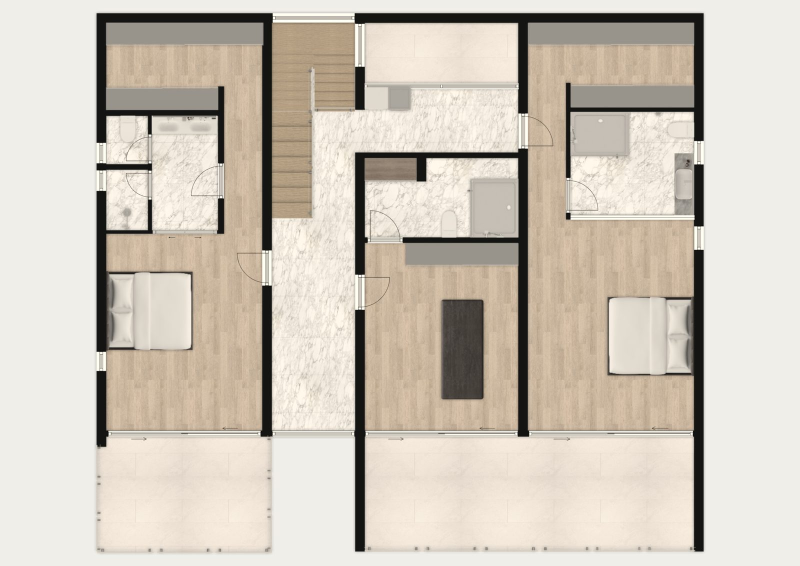
#> input picture images/plan/first-floor-1600.jpg, 1600 x 1132 px, given in place of Ground-floor_4K.png, which was not available (shown at 1/2 size)
$ python process-plan.py
#> lines starting #> are read from the running program, lines starting #| are printed output that depends on the picture; after the words box and inside, x2 and y2 are one past the last pixel; in counts of white or black regions, pixels touching at a corner belong together; pictures that were not available may be replaced by others from this repository, and a replacement may not be noted
#!/usr/bin/env python3
"""
AETHON — floor-plan render processor (tooling, NOT part of the site).

Mutes a saturated architectural floor render into the stone/olive palette and
collapses the pool's blue to pale water (the no-blue guardrail), while keeping
the transparent margin around the plan. Then writes the web assets the page
serves via <picture>: AVIF + WebP (both with alpha, so the plan floats on the
page's --bg-soft and adapts to Daylight/Afterglow) + a JPEG fallback composited
on the day stone, at 800w and 1600w, full √2 ratio (no crop).

Raw 4K masters are NOT committed (see images/README.md — they're large and only
needed to regenerate). Drop them at images/plan/<Ground|First>-floor_4K.png and:
    pip install pillow numpy        # AVIF support ships with modern Pillow
    python scripts/process-plan.py
Outputs overwrite images/plan/{ground,first}-floor-{800,1600}.{avif,webp,jpg},
which is exactly what index.html already references — no markup change needed.
"""
import numpy as np
from PIL import Image

OUT = "images/plan"
BG_SOFT = (240, 238, 232)            # --bg-soft (day): the JPEG fallback is flattened onto this
RATIO = 1600 / 1132                  # the page frame's √2 aspect (aspect-ratio: 1600/1132)
JOBS = [("images/plan/Ground-floor_4K.png", "ground-floor"),
        ("images/plan/First-floor_4K.png",  "first-floor")]
SIZES = (1600, 800)


def mute(im):
    """Saturated RGBA render -> muted stone/olive RGBA, pool-blue drained to pale water."""
    im = im.convert("RGBA")
    rgba = np.asarray(im).astype(float)
    alpha = rgba[..., 3]
#> alpha: shape (1132, 1600) float64; every value is 255
    hsv = np.asarray(Image.fromarray(rgba[..., :3].astype("uint8"), "RGB").convert("HSV")).astype(float)
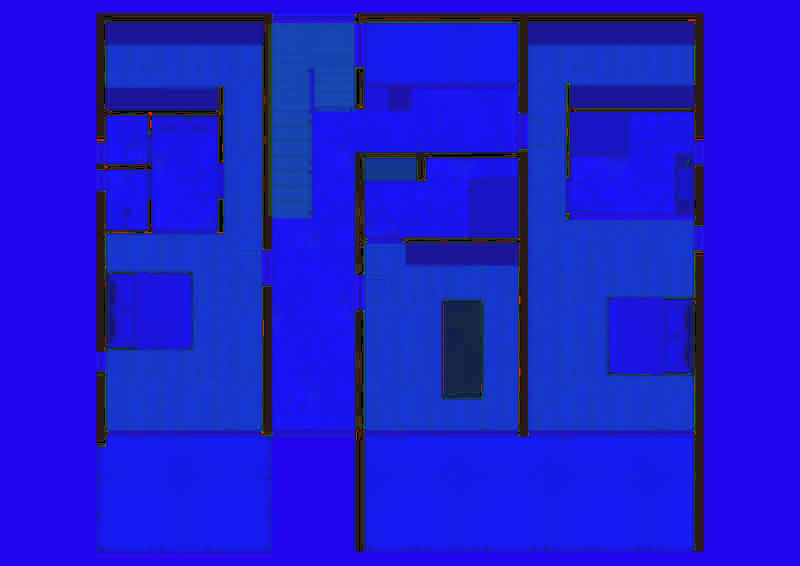
#> hsv: shape (1132, 1600, 3) float64 (shown at 1/2 size); mean R, G, B 28.4, 27, 207.5
    H, S, V = hsv[..., 0], hsv[..., 1], hsv[..., 2]
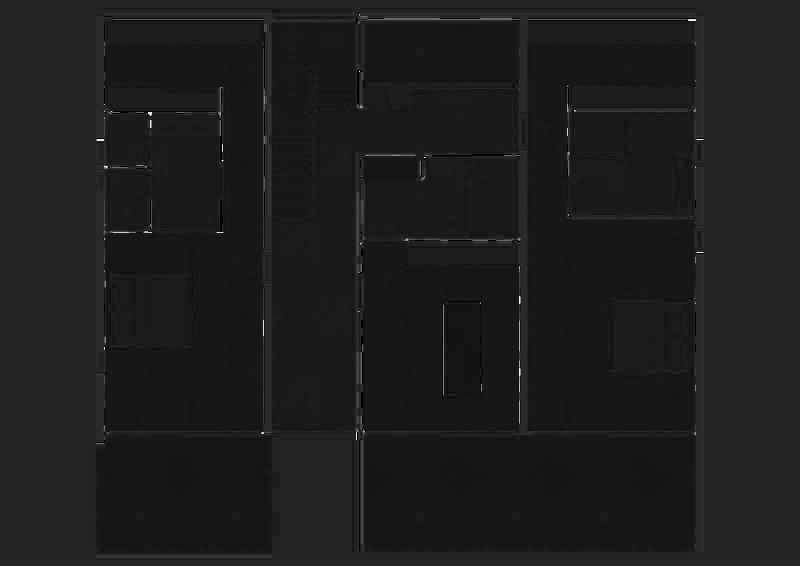
#> H: shape (1132, 1600) float64 (shown at 1/2 size); min 0, max 250, mean 28.4
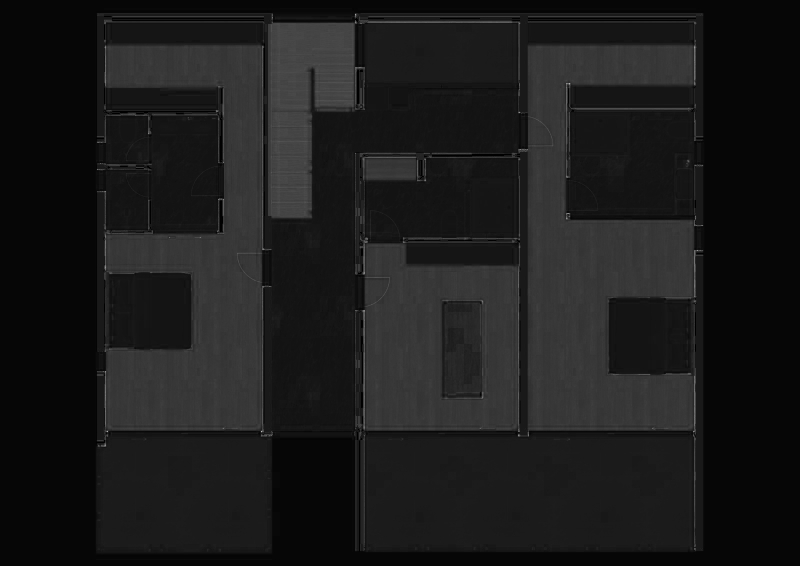
#> S: shape (1132, 1600) float64 (shown at 1/2 size); min 0, max 255, mean 27
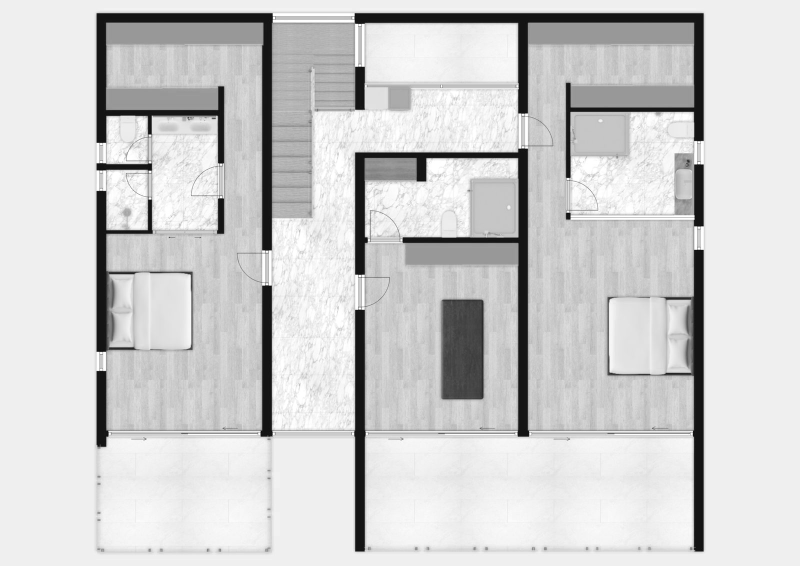
#> V: shape (1132, 1600) float64 (shown at 1/2 size); min 1, max 255, mean 207.5

    blue = (H >= 115) & (H <= 185) & (S > 35)                       # cyan→blue pool, never the green lawn
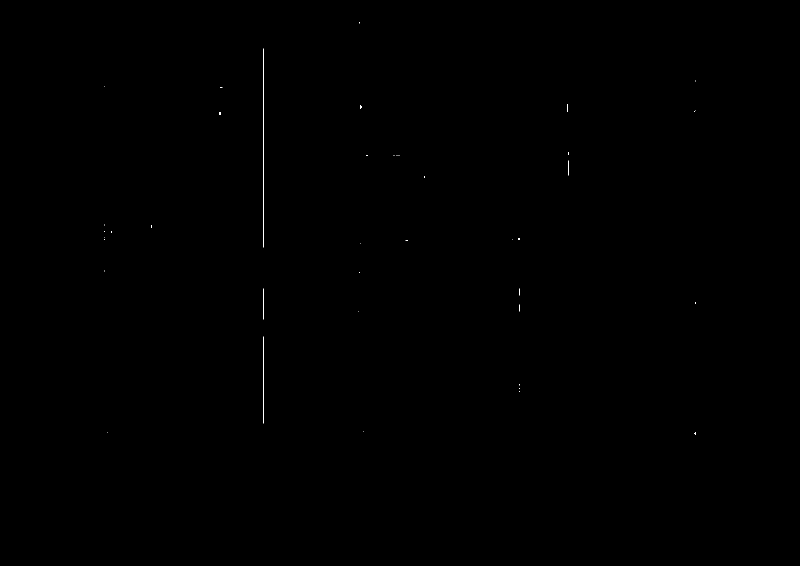
#> blue: shape (1132, 1600) bool (shown at 1/2 size); 0.05% white in thin lines or dots, all inside (x1, y1, x2, y2) = (208, 44, 1392, 870)
    S2 = np.where(blue, S * 0.08, S * 0.30)                        # global desaturation; pool nearly drained
    V2 = np.where(blue, np.clip(V * 0.88 + 36, 0, 255), V * 0.95 + 20)  # gentle lift; pool a touch paler
    hsv2 = np.stack([H, np.clip(S2, 0, 255), np.clip(V2, 0, 255)], -1).astype("uint8")
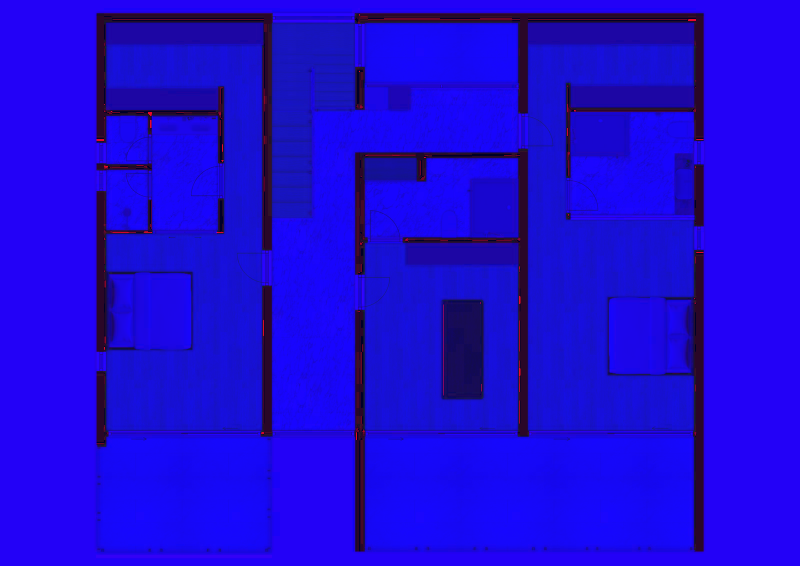
#> hsv2: shape (1132, 1600, 3) (shown at 1/2 size); mean of channels 0, 1, 2 28.4, 7.6, 216.6; drawn as R, G, B

    rgb = np.asarray(Image.fromarray(hsv2, "HSV").convert("RGB")).astype(float)
    rgb[..., 0] *= 1.035                                           # warm tint toward stone
    rgb[..., 2] *= 0.95
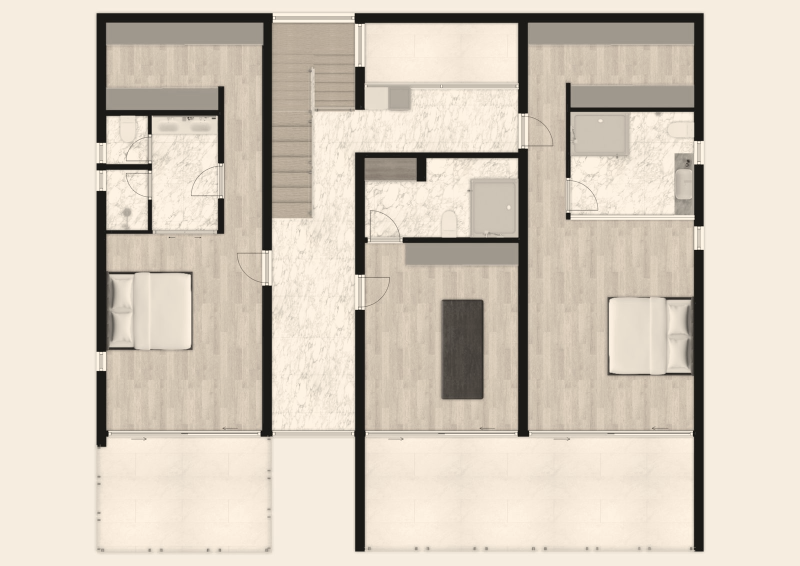
#> rgb: shape (1132, 1600, 3) float64 (shown at 1/2 size); mean of channels 0, 1, 2 224.2, 214.1, 200; drawn with min black and max white
    rgb = np.clip(rgb, 0, 255)
    return Image.fromarray(np.dstack([rgb, alpha]).astype("uint8"), "RGBA")


def main():
    for src, slug in JOBS:
        master = mute(Image.open(src))
        for w in SIZES:
            h = round(w / RATIO)
            r = master.resize((w, h), Image.LANCZOS)
            r.save(f"{OUT}/{slug}-{w}.avif", "AVIF", quality=56)
            r.save(f"{OUT}/{slug}-{w}.webp", "WEBP", quality=76, method=6)
            flat = Image.new("RGBA", r.size, BG_SOFT + (255,))
            flat.alpha_composite(r)
            flat.convert("RGB").save(f"{OUT}/{slug}-{w}.jpg", "JPEG",
                                     quality=82, optimize=True, progressive=True)
            print(f"  {slug}-{w}: {w}x{h}  avif+webp(alpha) + jpg(flattened)")


if __name__ == "__main__":
#> (the run stopped early here; a loop or call above may not have finished)

$ run again, on images/plan/ground-floor-1600.jpg
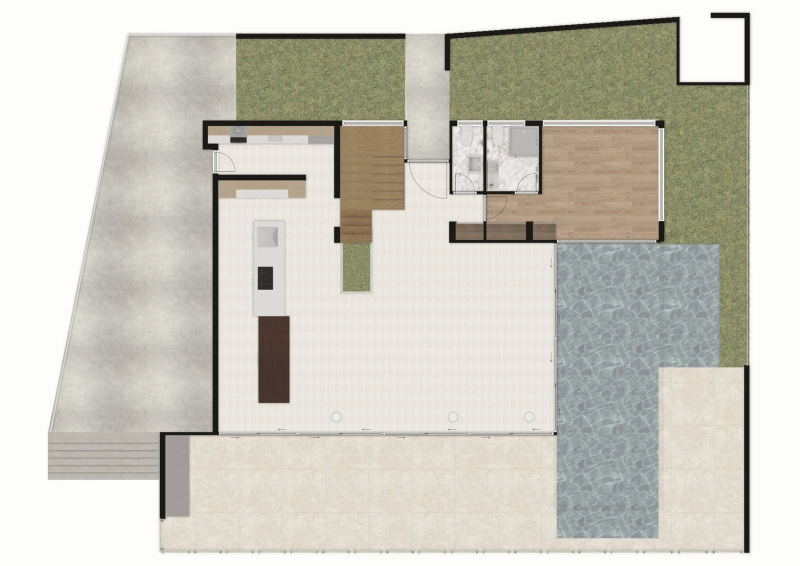
#> input picture images/plan/ground-floor-1600.jpg, 1600 x 1132 px, given in place of Ground-floor_4K.png, which was not available (shown at 1/2 size)
#> alpha: shape (1132, 1600) float64; every value is 255
#> blue: shape (1132, 1600) bool; 0% white in thin lines or dots, all inside (x1, y1, x2, y2) = (433, 270, 971, 386)
#> in mute, `hsv2 = np.stack([H, np.clip(S2, 0, 255), np.clip(V2, 0, 255)], -1).ast..`:
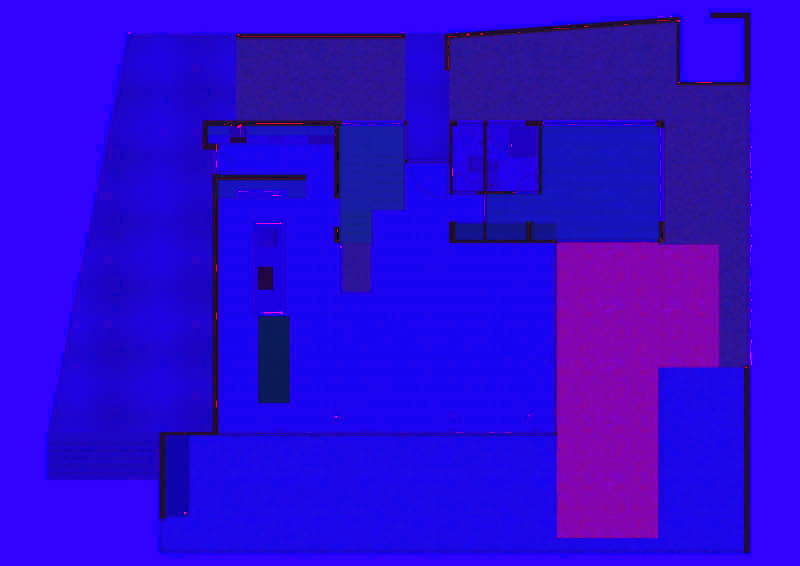
#> hsv2: shape (1132, 1600, 3) (shown at 1/2 size); mean of channels 0, 1, 2 43.9, 6.4, 212.8; drawn as R, G, B
#> in mute, `rgb[..., 2] *= 0.95`:
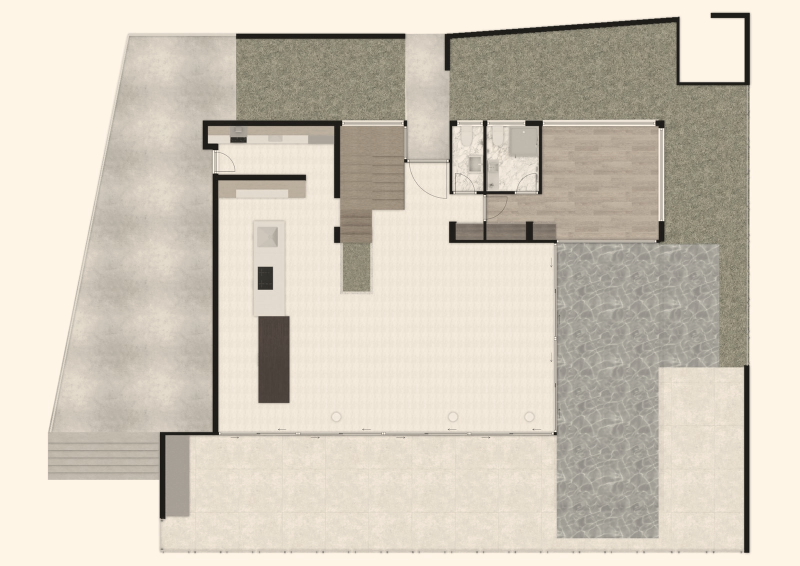
#> rgb: shape (1132, 1600, 3) float64 (shown at 1/2 size); mean of channels 0, 1, 2 219.9, 211.8, 198.2; drawn with min black and max white

$ run again, on images/plan/ground-floor-800.jpg
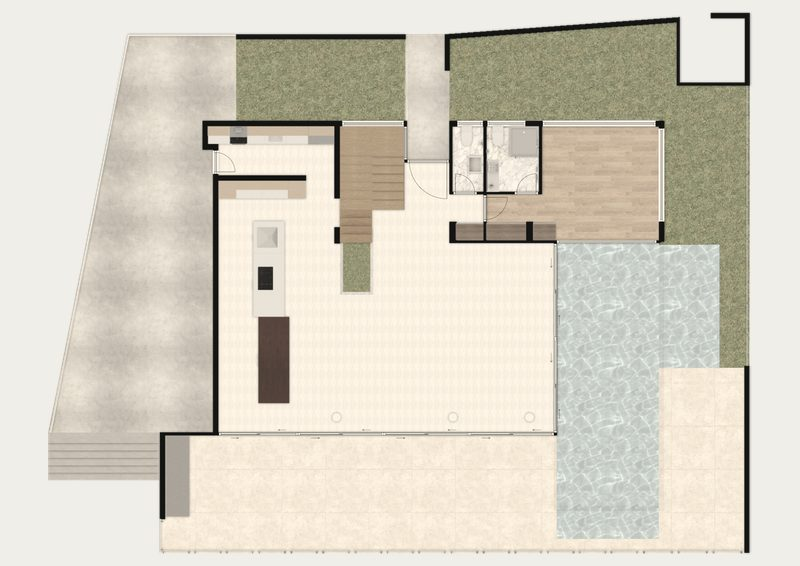
#> input picture images/plan/ground-floor-800.jpg, 800 x 566 px, given in place of Ground-floor_4K.png, which was not available
#> alpha: shape (566, 800) float64; every value is 255
#> in mute, `blue = (H >= 115) & (H <= 185) & (S > 35)`:
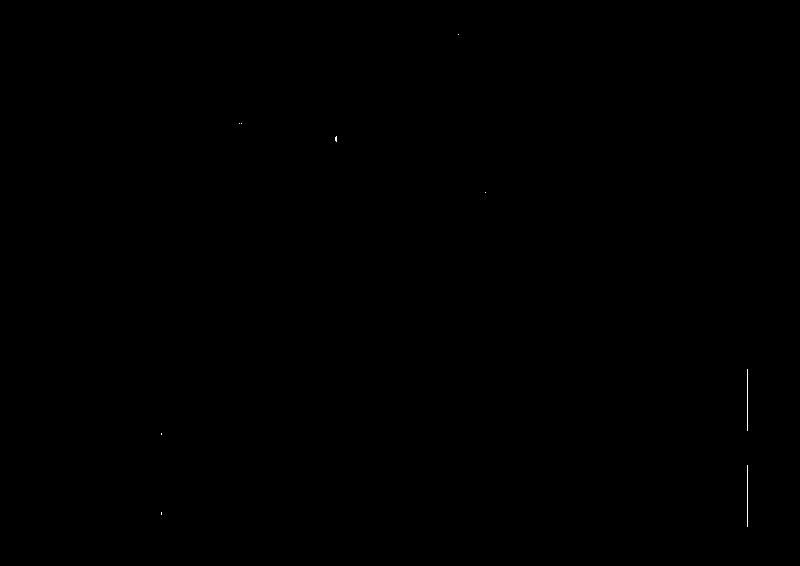
#> blue: shape (566, 800) bool; 0.03% white in thin lines or dots, all inside (x1, y1, x2, y2) = (161, 34, 748, 527)
#> in mute, `hsv2 = np.stack([H, np.clip(S2, 0, 255), np.clip(V2, 0, 255)], -1).ast..`:
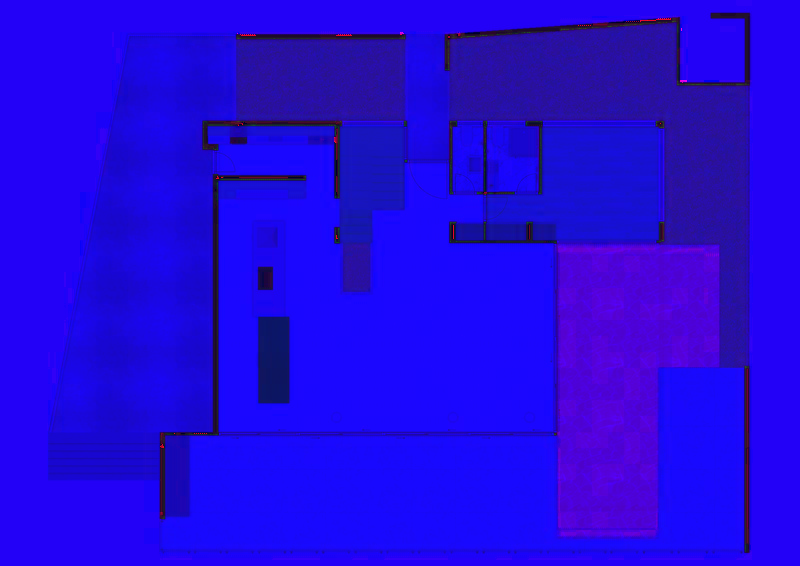
#> hsv2: shape (566, 800, 3); mean of channels 0, 1, 2 34.2, 7.2, 223.5; drawn as R, G, B
